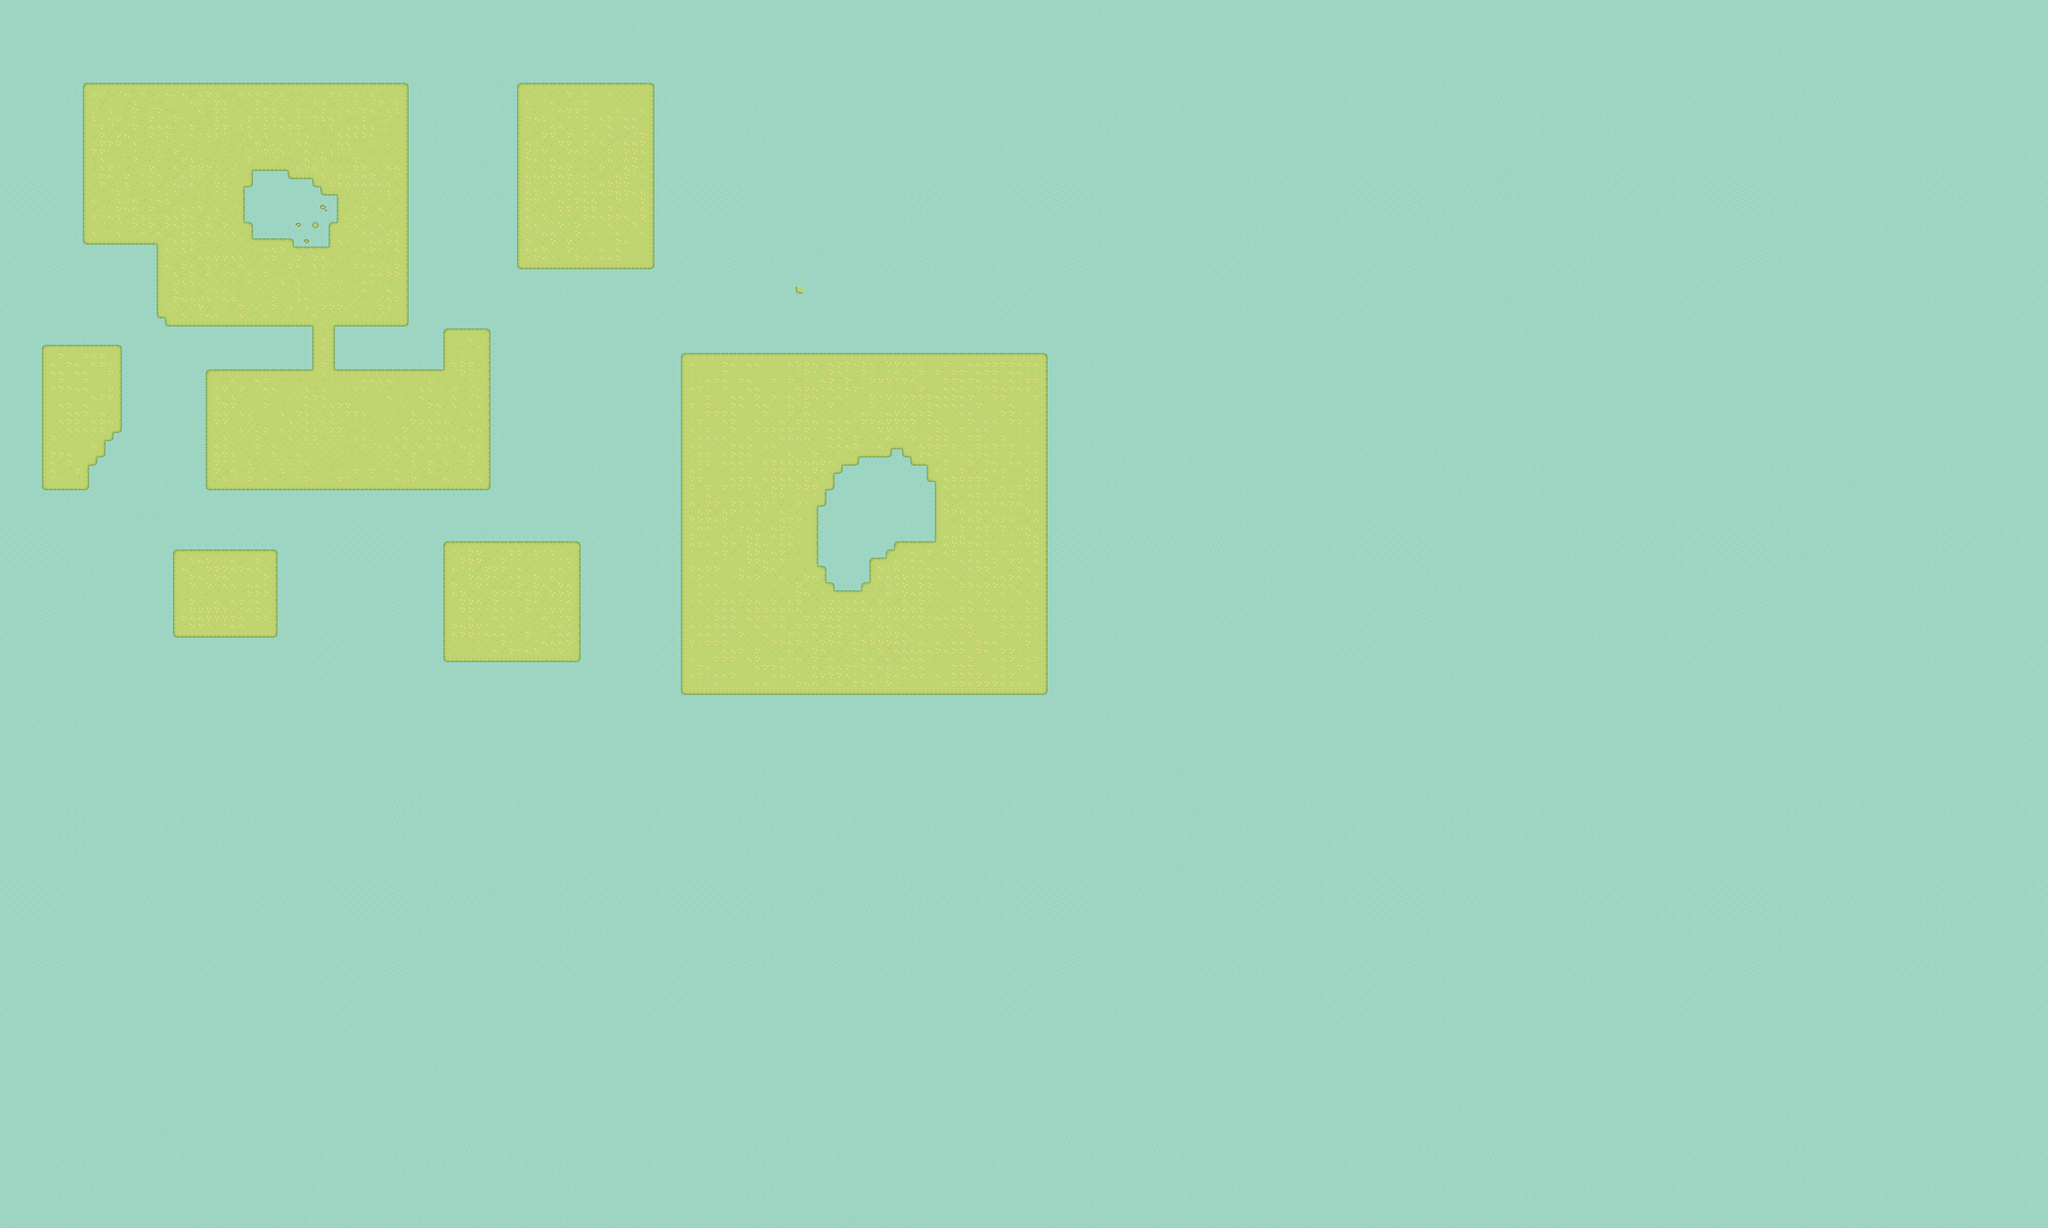

The image is a tile-based game level rendered from a .tmx file. Its description and source (layers, tilesets, objects; grid data summarised) follow:
An orthogonal 250x150 tile map with 16x16 px tiles, 2 tile layers (water, hoadong), 4 tilesets.

<map version="1.8" tiledversion="1.8.5" orientation="orthogonal" renderorder="right-down" width="250" height="150" tilewidth="16" tileheight="16" infinite="0" nextlayerid="4" nextobjectid="1">
 <tileset firstgid="1" name="Water" tilewidth="16" tileheight="16" tilecount="4" columns="4">
  <image source="Water.png" width="64" height="16" />
 </tileset>
 <tileset firstgid="5" name="Grass" tilewidth="16" tileheight="16" tilecount="80" columns="10">
  <image source="Grass.png" width="160" height="128" />
 </tileset>
 <tileset firstgid="85" name="Basic_Grass_Biom_things" tilewidth="16" tileheight="16" tilecount="45" columns="9">
  <image source="BasicGrassBiomthings1.png" width="144" height="80" />
 </tileset>
 <tileset firstgid="130" name="Tilled Dirt" tilewidth="16" tileheight="16" tilecount="64" columns="8">
  <image source="TilledDirt.png" width="128" height="128" />
 </tileset>
 <layer id="1" name="water" width="250" height="150" locked="1">
  <data>[37500 cells, 37500 non-empty, 4 distinct tile ids]</data>
 </layer>
 <layer id="2" name="hoadong" width="250" height="150">
  <data>[37500 cells, 4339 non-empty, 28 distinct tile ids]</data>
 </layer>
</map>
